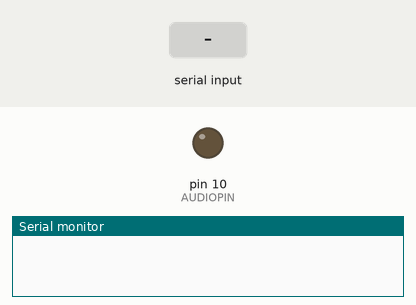
This sketch was run on a simulated Arduino Uno, built with avr-gcc and run on an emulated ATmega328P. On the bench: output pins drawn as LEDs (lit = HIGH), the last lines printed to the serial monitor. Dashed ring = blinking. Inputs (shaded band) come from the test bench.

Above: at 1.2 s.
1.3 s: "x90\n" received over Serial
At 4.06 s:
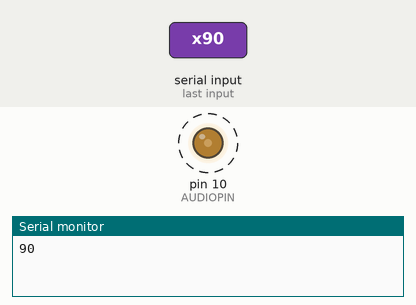
4.3 s: "x,45\n" received over Serial
Timing chart, 0 to 13.3 s (numbered marks = the images above; inputs shaded):
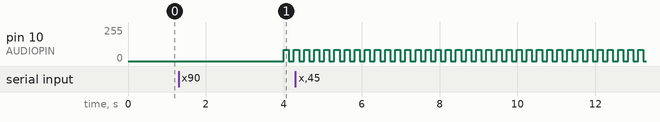

The sketch:

beep_fsm.ino
```cpp
/* template for beep-without-delay based on FSM
 *
 */
#define AUDIOPIN 10

// main input: number of beeps
int x=0;

// configuration
int on_time = 130;
int off_time = 130;
int interval = 4000;

// state variables
int ibeep = 0; // beep_index
bool sound = false; // sound or silence
long next_date = 0;

// beep FSM body
void beep() {
  if  ( millis() > next_date ) {
      if  ( sound ) {
          sound = false;
          analogWrite( AUDIOPIN, 0 );
          next_date += off_time;
      } else {
          if  ( ibeep >= x ) {
              next_date += interval;
              ibeep = 0;
          } else {
              sound = true;
              analogWrite( AUDIOPIN, 85 );
              next_date += on_time;
              ibeep++;
          }

      }

  }

}
void setup() {
Serial.begin(115200);
next_date = millis() + interval;
}

void loop() {
    beep();
    if  ( Serial.available() ) {
        char c = Serial.read();
        if  ( c == 'x' ) {
            x = Serial.parseInt();
            Serial.println(x);
        }
        if  ( c == 'n' ) Serial.println(next_date);
    }
}
```

Measured:
- after the input at 1.3 s, pin 10 (AUDIOPIN): 0/255 → 85/255 after 2.7 s, → 0/255 0.13 s later, → 85/255 0.13 s later
